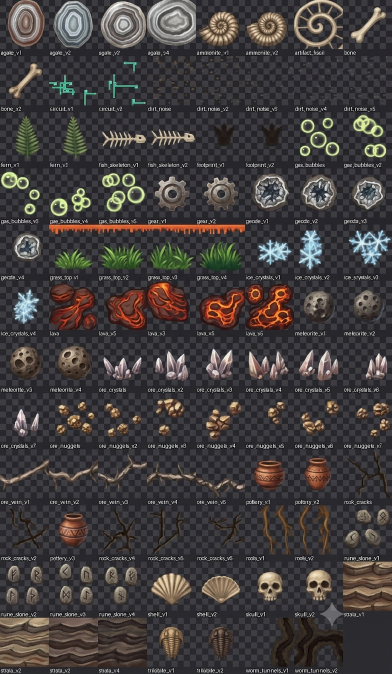
#> input picture assets/painterly_style_contact_sheet_test_v2.png, 784 x 1348 px (shown at 1/2 size)
$ python painterly_pipeline.py ../assets/painterly_style_contact_sheet_test_v2.png
#> lines starting #> are read from the running program, lines starting #| are printed output that depends on the picture; after the words box and inside, x2 and y2 are one past the last pixel; in counts of white or black regions, pixels touching at a corner belong together
#!/usr/bin/env python3
"""
painterly_pipeline.py — turn raw AI-generated painterly PNGs into game-ready
Roblox textures.

Handles three categories (detected from filename, override with --kind):
  base    (dirt, rock, lava, ...) : opaque full-bleed tile.
                                     de-watermark, self-seamless, downscale.
  overlay (pebbles, cracks, bands, dust, roots, ...) : transparent motif on a
                                     magenta #FF00FF background.
                                     key magenta -> alpha, despill, downscale.
  ore     (ore_nuggets, ore_crystals) : like overlay, but kept pale/greyscale
                                     so the in-engine tint system can recolour it.

Why these steps (see docs/painterly_workflow.md for the full rationale):
  - consumer Gemini stamps a faint sparkle bottom-right -> heal it on opaque
    tiles (on magenta it just gets keyed out, so overlays skip healing).
  - blocks show ONE tile per face and are discrete cubes, so cross-variant /
    cross-material seamlessness is neither needed nor wanted; only per-tile
    self-seamless matters, and only when two same-variant blocks touch.
  - on-screen a block is ~60-90px, so 256 is the right final size.

Usage:
  python tools/painterly_pipeline.py                # process assets/painterly_textures/*.png
  python tools/painterly_pipeline.py --dir some/dir --out some/dir
  python tools/painterly_pipeline.py --only painterly_dirt_v3
  python tools/painterly_pipeline.py --kind overlay painterly_mystery_v1.png
  python tools/painterly_pipeline.py --no-seamless   # skip self-seamless on base tiles

Outputs <name>_256.png next to the sources. Raw <name>.png is never modified.
"""
import argparse
import glob
import os

import numpy as np
from PIL import Image, ImageDraw, ImageFilter

FINAL_SIZE = 256

# filename-stem -> category. Extend as new motif families arrive.
BASE_HINTS = ("dirt", "rock", "lava", "gas", "ground", "regolith", "basalt")
ORE_HINTS = ("ore_", "nugget", "crystal")
OVERLAY_HINTS = ("pebble", "crack", "band", "dust", "root", "vein", "fleck",
                 "streak", "glyph", "shard", "deco")


def classify(stem):
#> in process, im is the input picture: PIL image 784x1348 RGBA; mean R, G, B, A 67.6, 62.8, 62.5, 255
    s = stem.lower()
    if any(h in s for h in ORE_HINTS):
        return "ore"
    if any(h in s for h in OVERLAY_HINTS):
        return "overlay"
    if any(h in s for h in BASE_HINTS):
        return "base"
    return "base"  # safe default: opaque full-bleed


def heal_br_watermark(im):
    """Clone-heal the Gemini sparkle in the bottom-right of an opaque tile.

    The sparkle sits ~100px in from the corner (never on the tile edges), so a
    feathered interior clone leaves the edges — and thus tiling — untouched.
    Harmless on watermark-free tiles (clones like-for-like on uniform texture).
    """
    base = im.convert("RGBA").copy()
    W, H = base.size
#> W = 784; H = 1348
    bx0, by0, bx1, by1 = int(W * .776), int(H * .776), int(W * .966), int(H * .966)
#> bx0 = 608; by0 = 1046; bx1 = 757; by1 = 1302
    bw, bh = bx1 - bx0, by1 - by0
#> bw = 149; bh = 256
    src = base.crop((bx0, by0 - int(H * .26), bx0 + bw, by0 - int(H * .26) + bh))
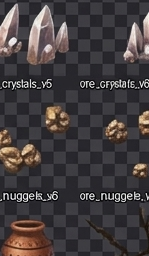
#> src: PIL image 149x256 RGBA; mean R, G, B, A 68.1, 62, 63.4, 255
    mask = Image.new("L", (bw, bh), 0)
#> mask: PIL image 149x256 L; every value is 0
    ImageDraw.Draw(mask).ellipse((10, 10, bw - 10, bh - 10), fill=255)
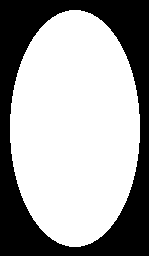
#> mask: PIL image 149x256 L; 63.4% white; 1 black region, box (x1, y1, x2, y2) and area: (0, 0, 149, 256) 13958
    mask = mask.filter(ImageFilter.GaussianBlur(int(bw * .11)))
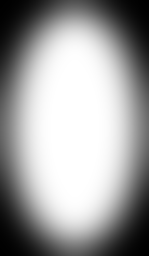
#> mask: PIL image 149x256 L; min 0, max 255, mean 158.4
    base.paste(src, (bx0, by0), mask)
    return base


def make_seamless(im, feather_frac=0.12):
    """Make an opaque tile self-tiling.

    Roll by half so the original outer edges meet in the centre (the rolled
    tile's new edges are the original continuous middle -> already seamless),
    then heal the resulting centre cross by blending a blurred copy across a
    feathered cross-mask. Ideal for uniform low-contrast base tiles; would
    slightly soften a high-detail tile (another reason bases should be uniform).
    """
#> called with feather_frac = 0.12
    a = np.asarray(im.convert("RGB")).astype(float)
    H, W = a.shape[:2]
#> H = 1348; W = 784
    r = np.roll(np.roll(a, H // 2, 0), W // 2, 1)
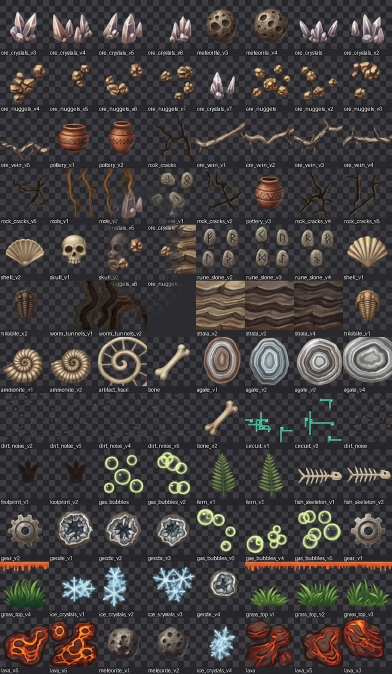
#> r: shape (1348, 784, 3) float64 (shown at 1/2 size); mean R, G, B 67.3, 62.6, 62.5
    f = max(8, int(min(W, H) * feather_frac))
#> f = 94
    blur = np.asarray(Image.fromarray(r.astype("uint8"))
                      .filter(ImageFilter.GaussianBlur(f / 3))).astype(float)
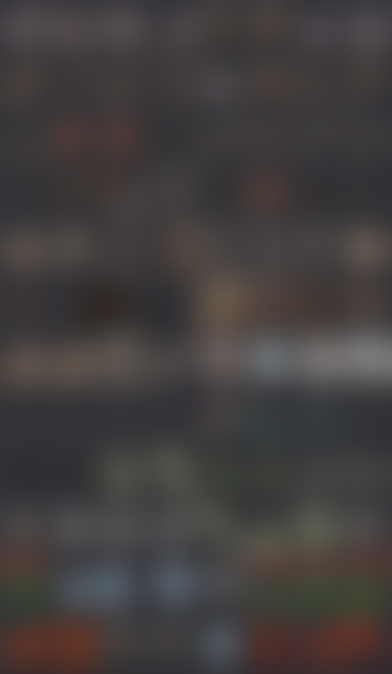
#> blur: shape (1348, 784, 3) float64 (shown at 1/2 size); mean R, G, B 66.9, 62.3, 62.3
    xs = np.clip(1 - np.abs(np.arange(W) - W // 2) / f, 0, 1)[None, :]
    ys = np.clip(1 - np.abs(np.arange(H) - H // 2) / f, 0, 1)[:, None]
    mask = np.maximum(xs, ys)[..., None]
    out = r * (1 - mask) + blur * mask
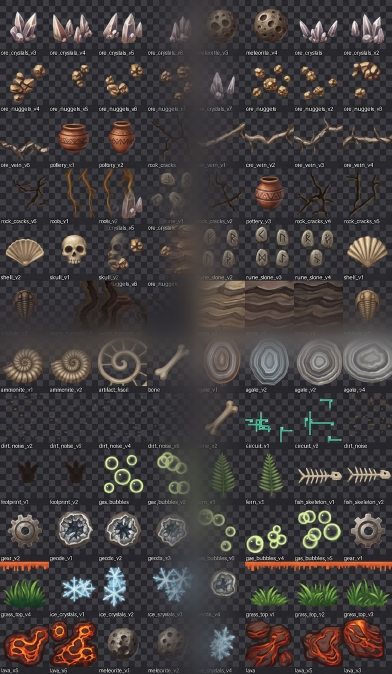
#> out: shape (1348, 784, 3) float64 (shown at 1/2 size); mean R, G, B 67.2, 62.5, 62.4
    return Image.fromarray(out.astype("uint8"))


def key_magenta(im, muted=False, greyscale=False):
    """Key a magenta #FF00FF background to alpha, with magenta despill.

    'magness' = min(R,B) - G is high on pink/magenta, low on earthy/grey subject.
    muted=True loosens the threshold for AI-dulled magenta (e.g. ~187,43,164).
    greyscale=True desaturates the subject so the engine tint system can recolour
    it (ores).
    """
    a = np.asarray(im.convert("RGB")).astype(int)
    r, g, b = a[:, :, 0], a[:, :, 1], a[:, :, 2]
    magness = np.minimum(r, b) - g
    lo = 45 if muted else 40
    span = 55 if muted else 60
    alpha = np.clip(1 - (magness - lo) / span, 0, 1)
    # despill: pull the magenta cast out of semi-transparent edge pixels
    r2 = np.minimum(r, g + (r - g) * 0.6)
    b2 = np.minimum(b, g)
    rgb = np.dstack([r2, g, b2])
    if greyscale:
        lum = rgb.mean(2, keepdims=True)
        rgb = 0.15 * rgb + 0.85 * lum  # near-grey, keeps a hint of material warmth
    alpha8 = (alpha * 255).astype("uint8")
    # nuke the far-corner watermark ghost (sits on background)
    h, w = alpha8.shape
    alpha8[int(h * .93):, int(w * .93):] = np.minimum(
        alpha8[int(h * .93):, int(w * .93):], 30)
    out = np.dstack([np.clip(rgb, 0, 255).astype("uint8"), alpha8])
    return Image.fromarray(out, "RGBA")


def process(path, out_dir, kind, seamless, heal):
    stem = os.path.splitext(os.path.basename(path))[0]
    im = Image.open(path)
    if kind == "base":
        if heal:
            im = heal_br_watermark(im)
        if seamless:
            im = make_seamless(im)
        fin = im.convert("RGB").resize((FINAL_SIZE, FINAL_SIZE), Image.LANCZOS)
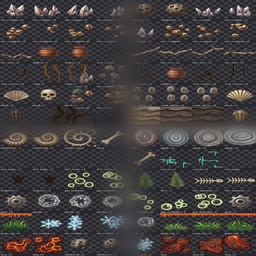
#> fin: PIL image 256x256 RGB; mean R, G, B 67.1, 62.4, 62.2
    elif kind == "ore":
        fin = key_magenta(im, muted=False, greyscale=True).resize(
            (FINAL_SIZE, FINAL_SIZE), Image.LANCZOS)
    else:  # overlay
        muted = np.asarray(im.convert("RGB"))[5, 5].tolist()[1] > 20  # dull-ish bg
        fin = key_magenta(im, muted=muted).resize(
            (FINAL_SIZE, FINAL_SIZE), Image.LANCZOS)
    out = os.path.join(out_dir, stem + "_256.png")
    fin.save(out)
    return stem, kind, out


def main():
    ap = argparse.ArgumentParser(description="Painterly texture pipeline")
    ap.add_argument("files", nargs="*", help="specific PNG(s); default: whole --dir")
    ap.add_argument("--dir", default="assets/painterly_textures")
    ap.add_argument("--out", default=None, help="output dir (default: same as --dir)")
    ap.add_argument("--kind", choices=["base", "overlay", "ore"],
                    help="force category (default: infer from filename)")
    ap.add_argument("--only", help="substring filter on filename")
    ap.add_argument("--no-seamless", action="store_true", help="skip self-seamless on base")
    ap.add_argument("--no-heal", action="store_true", help="skip watermark heal on base")
    args = ap.parse_args()

    out_dir = args.out or args.dir
    os.makedirs(out_dir, exist_ok=True)
    if args.files:
        paths = args.files
    else:
        paths = sorted(glob.glob(os.path.join(args.dir, "*.png")))
    # never reprocess our own outputs or scratch files
    paths = [p for p in paths if not os.path.basename(p).endswith("_256.png")
             and not os.path.basename(p).startswith("_")]
    if args.only:
        paths = [p for p in paths if args.only in os.path.basename(p)]

    if not paths:
        print("no source PNGs found")
        return
    for p in paths:
        stem = os.path.splitext(os.path.basename(p))[0]
        kind = args.kind or classify(stem)
        s, k, out = process(p, out_dir, kind, not args.no_seamless, not args.no_heal)
        print(f"  {s:32s} [{k:7s}] -> {os.path.basename(out)}")
    print(f"done: {len(paths)} texture(s) -> {out_dir}")


if __name__ == "__main__":
    main()
